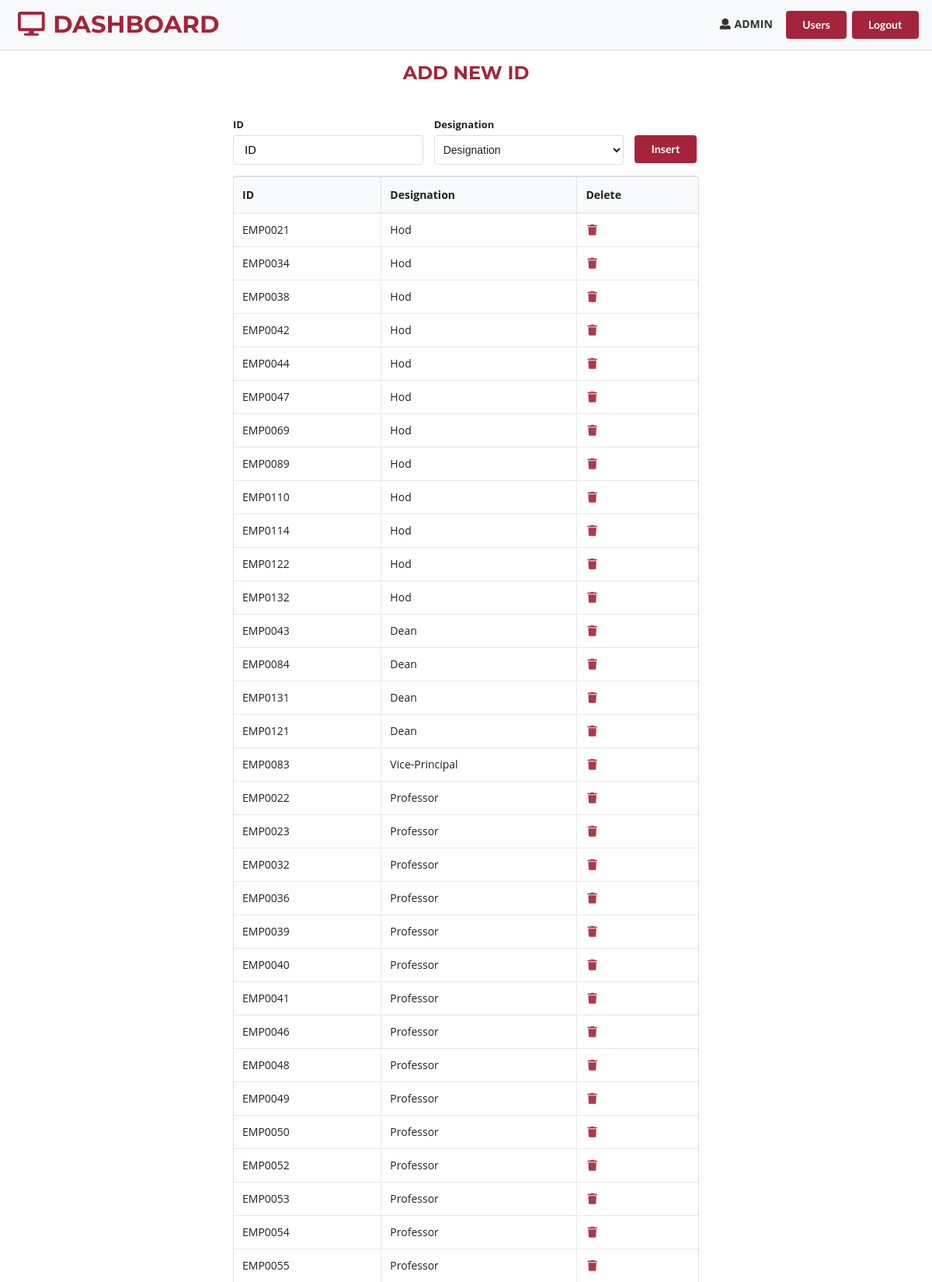
The app's page /admin-dashboard.php (signed in, upper part) with its own data.
### tables this page shows
CREATE TABLE `verifyid` (
  `id` int(50) NOT NULL,
  `tid` varchar(50) NOT NULL,
  `designation` varchar(20) NOT NULL
);

### admin-dashboard.php (the view, shortened to what this page needs)
<?php include("header.php") ?>
<nav class="navbar navbar-expand-lg navbar-light bg-light border-bottom">
        <h2 class="ml-2 my-0 nav-head"><i class="fa fa-desktop fa-fw" aria-hidden="true"></i> DASHBOARD</h2>
        <div class="collapse navbar-collapse" id="navbarSupportedContent">
          <ul class="navbar-nav ml-auto mt-2 mt-lg-0">
            <p id="username" class="mt-0 mr-3 mt-3"><i class='user icon'></i><strong><?php echo $_SESSION['name'] ?></strong></p>
            <a href="users.php"><button type="submit" class="ui button bg-red mx-1 my-2" id="insert-id">Users</button></a>
            <a href="index.php?logout='1'"><button type="submit" class="ui button bg-red mx-1 my-2" id="insert-id">Logout</button></a>
          </ul>
        </div>
 </nav>
        <div class="head-bar">
            <h2 style="text-align:center" class="my-3 mx-4">ADD NEW ID</h2>
        </div>
 <form method="post" action="admin-dashboard.php" class="ui form admin-form ">
    <div class="fields">
      <div id="id-input" class="seven wide field">
        <label>ID</label>
        <input placeholder="ID" name="tid" type="text" required>
      </div>
      <div id="deg-input" class="seven wide field">
        <label>Designation</label>
        <select class="ui fluid dropdown" name="designation" required>
                <option value="">Designation</option>
            </select>
      </div>
      <div class="field">
            <button type="submit" class="ui button bg-red" id="insert-id" name="insert_tid">Insert</button>
	  </div>
    </div>
</form>
<div class="container-four">
  <table class="ui celled table admin-table">
        <thead>
          <tr id="table-head">
            <th>ID</th>
            <th>Designation</th>
            <th>Delete</th>
          </tr>
        </thead>
        <tbody>
      <?php
		$sql = "SELECT * FROM `verifyid` WHERE 1";
		$result = $db-> query($sql);
		if($result-> num_rows > 0){
			while ($row = $result-> fetch_assoc()) { ?>
                <tr><td><?php echo $row["tid"] ?></td>
                <td><?php echo $row["designation"] ?></td>
                <td>
                <form method='post' action='admin-dashboard.php' class='ui form delete'>
                  <button onclick='return checkDelete()' type='submit' name='delete_tid' value='<?php echo $row['id'] ?>' id='delete' class='ui mini icon button delete'>
                    <i class='trash icon'></i>
                  </button>
                </form>
                </td>
                </tr>
		<?php	}
		}
	?>
  </tbody>
</table>
</div>
<?php include("footer.php") ?>

### CSS/simple-sidebar.css (style rules this page uses)
.bg-red { background: #a4243b !important; color: white !important; }
.nav-head { color: #a4243b; text-align: center !important; font-size: 2.2em; font-family: "Montserrat", sans-serif !important; }

### CSS/style.css (style rules this page uses)
body { background: white; }
form.delete { display: inline; }
#delete { background: #fff !important; box-shadow: none !important; padding: 0 !important; color: #a4243b !important; font-size: 1rem !important; }
.head-bar > h2 { color: #a4243b; font-family: "Montserrat", sans-serif !important; }
::placeholder { color: #000 !important; }
.admin-form { margin: 0 auto !important; margin-top: 5vh !important; width: 50vw !important; }
.admin-table { margin: 0 auto !important; width: 50vw !important; }

### records on screen
verifyid: tid "EMP0021", designation "Hod", $row['id'] 14 (drawn)
verifyid: tid "EMP0034", designation "Hod", $row['id'] 15 (drawn)
verifyid: tid "EMP0038", designation "Hod", $row['id'] 16 (drawn)
verifyid: tid "EMP0042", designation "Hod", $row['id'] 17 (drawn)
verifyid: tid "EMP0044", designation "Hod", $row['id'] 18 (drawn)
verifyid: tid "EMP0047", designation "Hod", $row['id'] 19 (drawn)
verifyid: tid "EMP0069", designation "Hod", $row['id'] 20 (drawn)
verifyid: tid "EMP0089", designation "Hod", $row['id'] 21 (drawn)
verifyid: tid "EMP0110", designation "Hod", $row['id'] 22 (drawn)
verifyid: tid "EMP0114", designation "Hod", $row['id'] 23 (drawn)
verifyid: tid "EMP0122", designation "Hod", $row['id'] 24 (drawn)
verifyid: tid "EMP0132", designation "Hod", $row['id'] 25 (drawn)
verifyid: tid "EMP0043", designation "Dean", $row['id'] 26 (drawn)
verifyid: tid "EMP0084", designation "Dean", $row['id'] 27 (drawn)
verifyid: tid "EMP0131", designation "Dean", $row['id'] 28 (drawn)
verifyid: tid "EMP0121", designation "Dean", $row['id'] 29 (drawn)
verifyid: tid "EMP0083", designation "Vice-Principal", $row['id'] 30 (drawn)
verifyid: tid "EMP0022", designation "Professor", $row['id'] 31 (drawn)
verifyid: tid "EMP0023", designation "Professor", $row['id'] 32 (drawn)
verifyid: tid "EMP0032", designation "Professor", $row['id'] 33 (drawn)
verifyid: tid "EMP0036", designation "Professor", $row['id'] 34 (drawn)
verifyid: tid "EMP0039", designation "Professor", $row['id'] 35 (drawn)
verifyid: tid "EMP0040", designation "Professor", $row['id'] 36 (drawn)
verifyid: tid "EMP0041", designation "Professor", $row['id'] 37 (drawn)
verifyid: tid "EMP0046", designation "Professor", $row['id'] 38 (drawn)
verifyid: tid "EMP0048", designation "Professor", $row['id'] 39 (drawn)
verifyid: tid "EMP0049", designation "Professor", $row['id'] 40 (drawn)
verifyid: tid "EMP0050", designation "Professor", $row['id'] 41 (drawn)
verifyid: tid "EMP0052", designation "Professor", $row['id'] 42 (drawn)
verifyid: tid "EMP0053", designation "Professor", $row['id'] 43 (drawn)
verifyid: tid "EMP0054", designation "Professor", $row['id'] 44 (drawn)
verifyid: tid "EMP0055", designation "Professor", $row['id'] 45 (drawn)

### other values on screen
$_SESSION['name'] "ADMIN"
